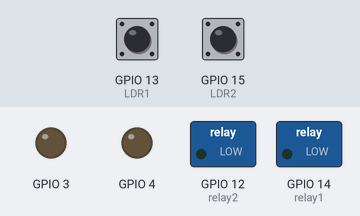
Recording of a sketch running on a simulated ESP8266 (NodeMCU). Shown: switched loads named in the sketch (green lamp = pin HIGH), output pins drawn as LEDs (lit = HIGH). The test bench sets the inputs (shaded band); at power-on: GPIO 15 (LDR2) LOW, GPIO 13 (LDR1) HIGH. WiFi joins after 1.5 s; servers stay silent unless stated; what the sketch prints to the serial monitor is not drawn.

Above: at 0.1 s.
At 3.0 s:
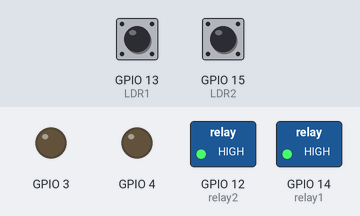
3.1 s: GPIO 15 (LDR2) pulsed HIGH 2 times (0.12 s each, 0.3 s apart)
Timing chart, 0 to 6.1 s (numbered marks = the images above; inputs shaded):
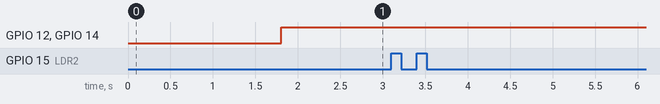

The sketch:

lasttest1.ino
```cpp
#define BLYNK_PRINT Serial


#include <ESP8266WiFi.h>
#include <BlynkSimpleEsp8266.h>


int LDR1 = 13;
int LDR2 = 15;
int Aprev = 0;
int Bprev = 0;
int relay1 = 14;
int relay2 = 12;
int count = 0;
int LDR1Value = 1;
int LDR2Value = 1;

char auth[] = "B-I9lSS9kWWymZjjgZ_aRWQnElC49fYG";
char ssid[] = "Automated Smart Living";
char pass[] = "ruetipe15";


void setup() {
  Serial.begin(115200);
  Blynk.begin(auth, ssid, pass);
  pinMode(relay1, OUTPUT);
  pinMode(relay2, OUTPUT);
  pinMode(3, OUTPUT);
  pinMode(4, OUTPUT);

}

void loop() {
  Blynk.run();
  LDR1Value = digitalRead(LDR1);
  LDR2Value = digitalRead(LDR2);
  /*Serial.print(LDR1Value);
    Serial.print("    ");
    Serial.print(LDR2Value);
    Serial.println();
  */

  if ((Aprev == 1) && (Bprev == 1)) {

    if ((LDR1Value == 0) && (LDR2Value == 1)) {
      count = count + 1;
      Serial.print("Count: ");
      Serial.print(count);
      Serial.println();
    }
    else if ((LDR1Value == 1) && (LDR2Value == 0)) {
      count = count - 1;
      Serial.print("Count: ");
      Serial.print(count);
      Serial.println();
    }
  }
  /*if ((count >= 1) && (count <= 5)) {
    digitalWrite(relay1, LOW);
    digitalWrite(relay2, HIGH);
    }
    if (count >= 6) {
    digitalWrite(relay1, HIGH);
    digitalWrite(relay2, HIGH);*/

  if (count <= 0) {
    digitalWrite(relay1, HIGH);
    digitalWrite(relay2, HIGH);
  }

  Blynk.virtualWrite(V1, count);


  Aprev = LDR1Value;
  Bprev = LDR2Value;


  delay(4);

}
```

Measured:
- after the input at 3.1 s, every drawn part: stays the same
